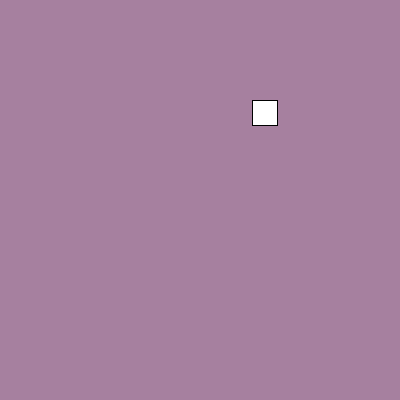
Frame 1 (no input)
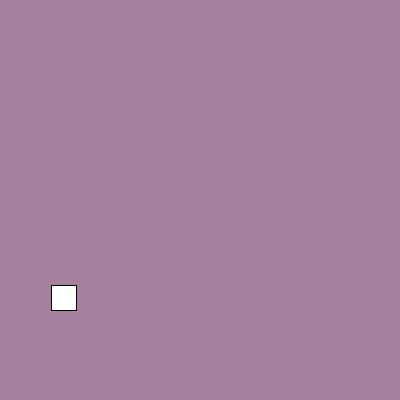
Frame 60 (the mouse pressed at the canvas centre just before this capture)
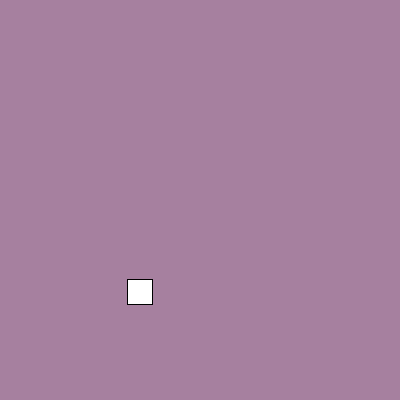
Frame 120 (the mouse held since frame 60 and released just before this capture)

The Processing sketch that drew these frames (run headless with seeded random() and noise(); from frame 60 on, the mouse is pressed at the canvas centre):

// Processing sketch: SimpleMovement
// ── SimpleMovement.pde
float x;
float y;
float xSpeed;
float ySpeed;
float boxWidth = 25;
float boxHeight = 25;

void setup() {
  size(400, 400);
  x = random(0, width - boxWidth);
  y = random(0, height - boxHeight);
  xSpeed = random(1, 10);
  ySpeed = random(1, 10);
}

void draw() {
  background(166, 128, 159);
  if (y < 0 || y > height - boxHeight) {
    ySpeed = -ySpeed;
  }
  if (x < 0 || x > width - boxWidth) {
    xSpeed = -xSpeed;
  }
  
  y += ySpeed;
  x += xSpeed;
  
  rect(x, y, boxWidth, boxHeight);
}
